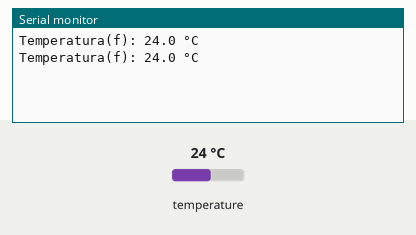
Simulated run of this sketch. Board: Arduino Uno, built with avr-gcc and run on an emulated ATmega328P. Parts: the last lines printed to the serial monitor. Inputs (shaded band) come from the test bench; at power-on: temperature 24 °C.

Above: at 3.5 s.
3.6 s: temperature set to 12 °C
At 6.0 s:
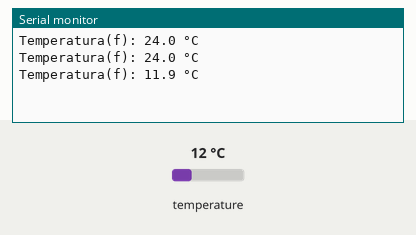
6.8 s: temperature set to 19 °C
At 8.6 s:
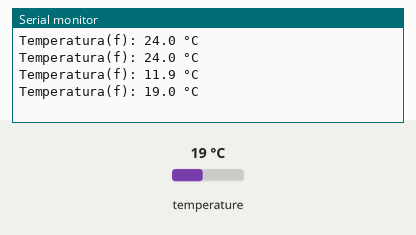
Timing chart, 0 to 10.1 s (numbered marks = the images above; inputs shaded):
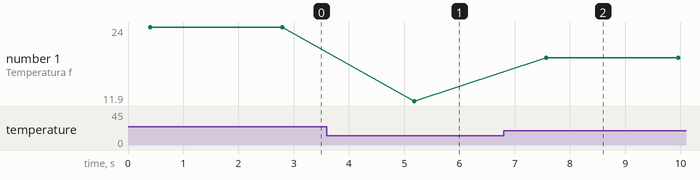

Measured:
- after the input at 3.6 s, the serial monitor: prints a new line after 1.6 s (image 1)
- after the input at 6.8 s, the serial monitor: prints a new line after 0.77 s (image 2)
- plotted number 1: 24 → 11.9 after the input at 3.6 s, 11.9 → 19 after the input at 6.8 s

The sketch:

SENSOR_TEMPERATURA.ino
```cpp
/*

CALCULA TEMPERATURA DA SOLUÇÃO

*/

#include "Wire.h"
#include "OneWire.h"
#include "DallasTemperature.h"
#define ONE_WIRE_BUS_1 4
OneWire ourWire1(ONE_WIRE_BUS_1);
DallasTemperature sensor1(&ourWire1);

float Valor = 0.0;
float MedidoAlto = 99.8;
float MedidoBaixo = 0.1;
float RefAlto = 100.0;
float RefBaixo = 0.0;
float Faixa = MedidoAlto - MedidoBaixo;
float RefFaixa = RefAlto - RefBaixo;


void setup(){

  Serial.begin(9600);
  sensor1.begin();
  sensor1.setResolution(11);

}
void loop(){
  sensor1.requestTemperatures();
  float ValorLido = sensor1.getTempCByIndex(0);
  float ValorCorrigido = (((ValorLido - MedidoBaixo) * RefFaixa) / Faixa) + RefBaixo;
  Serial.print("Temperatura(f): ");
  Serial.print(ValorCorrigido, 1);
  Serial.println(" °C");
  delay(2000);
}
```
